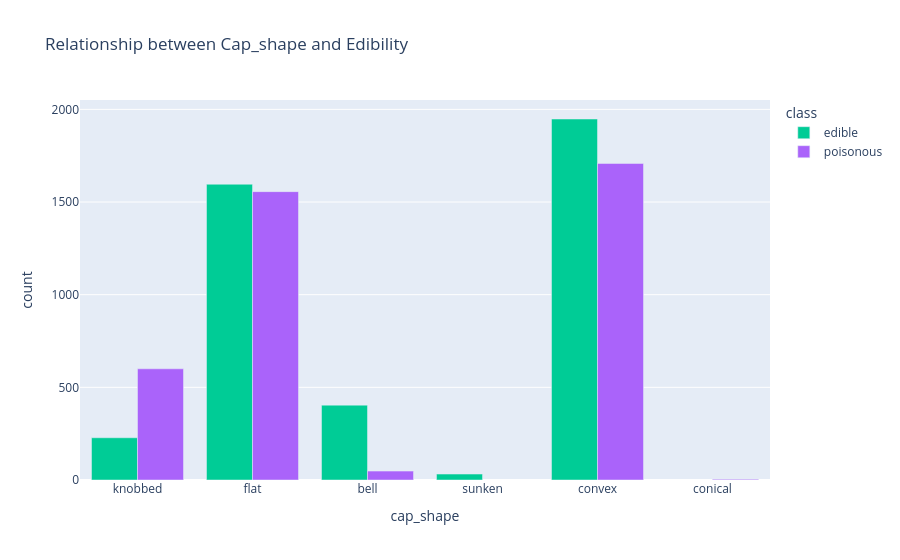
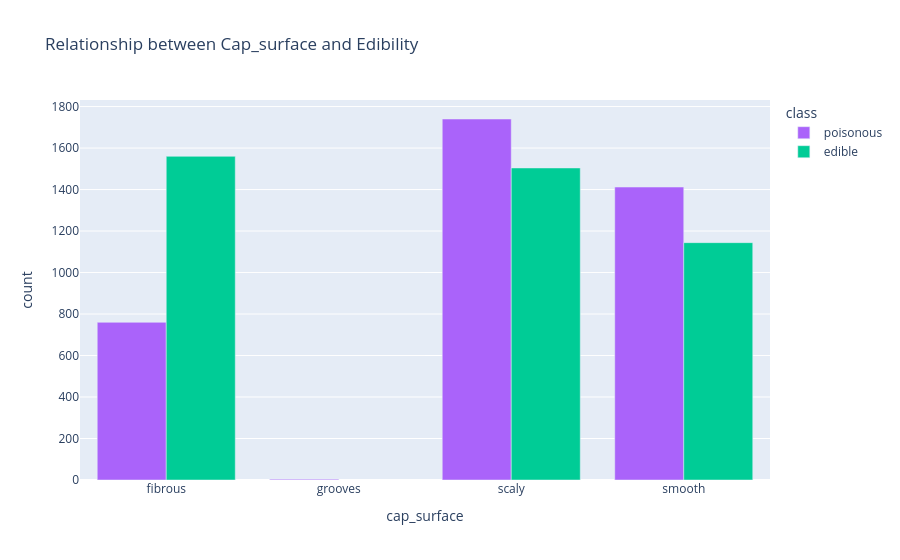
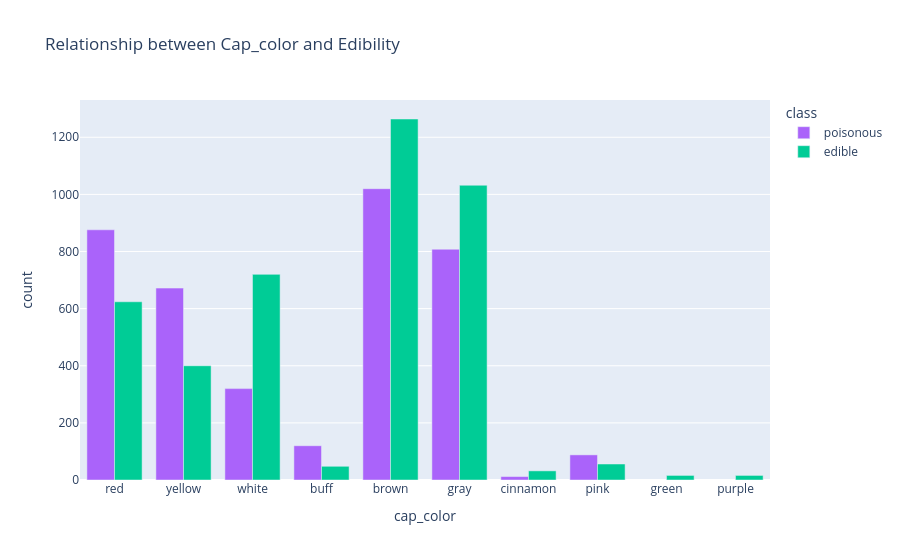
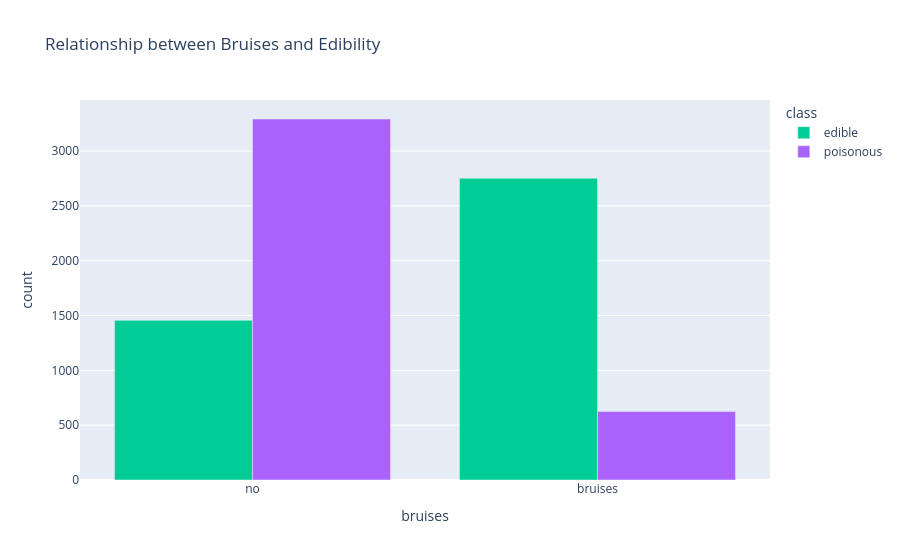

Source (notebook cell) for these figures, in order:
### Code cell
for feature in df.columns:
    if feature != 'class':
        odor_analysis = (
            df.group_by([feature, "class"])
            .agg(pl.len().alias("count"))
        )
        fig = px.bar(
            odor_analysis,
            x=feature,
            y="count",
            color="class",
            barmode="group",
            title=f"Relationship between {feature.capitalize()} and Edibility",
            color_discrete_map={'edible': '#00cc96', 'poisonous': '#aa63fa'})
        fig.show()

### Figure 1 — Plotly figure (JSON) as saved in the notebook; plotly's stock layout.template omitted (floating-point values rounded to 4 significant figures)
{"data": [{"alignmentgroup": "True", "hovertemplate": "class=edible<br>cap_shape=%{x}<br>count=%{y}<extra></extra>", "legendgroup": "edible", "marker": {"color": "#00cc96", "pattern": {"shape": ""}}, "name": "edible", "offsetgroup": "edible", "orientation": "v", "showlegend": true, "textposition": "auto", "type": "bar", "x": ["knobbed", "flat", "bell", "sunken", "convex"], "xaxis": "x", "y": [228, 1596, 404, 32, 1948], "yaxis": "y"}, {"alignmentgroup": "True", "hovertemplate": "class=poisonous<br>cap_shape=%{x}<br>count=%{y}<extra></extra>", "legendgroup": "poisonous", "marker": {"color": "#aa63fa", "pattern": {"shape": ""}}, "name": "poisonous", "offsetgroup": "poisonous", "orientation": "v", "showlegend": true, "textposition": "auto", "type": "bar", "x": ["flat", "conical", "convex", "knobbed", "bell"], "xaxis": "x", "y": [1556, 4, 1708, 600, 48], "yaxis": "y"}], "layout": {"barmode": "group", "legend": {"title": {"text": "class"}, "tracegroupgap": 0}, "title": {"text": "Relationship between Cap_shape and Edibility"}, "xaxis": {"anchor": "y", "domain": [0, 1], "title": {"text": "cap_shape"}}, "yaxis": {"anchor": "x", "domain": [0, 1], "title": {"text": "count"}}}}

### Figure 2 — Plotly figure (JSON) as saved in the notebook; plotly's stock layout.template omitted (floating-point values rounded to 4 significant figures)
{"data": [{"alignmentgroup": "True", "hovertemplate": "class=poisonous<br>cap_surface=%{x}<br>count=%{y}<extra></extra>", "legendgroup": "poisonous", "marker": {"color": "#aa63fa", "pattern": {"shape": ""}}, "name": "poisonous", "offsetgroup": "poisonous", "orientation": "v", "showlegend": true, "textposition": "auto", "type": "bar", "x": ["fibrous", "grooves", "scaly", "smooth"], "xaxis": "x", "y": [760, 4, 1740, 1412], "yaxis": "y"}, {"alignmentgroup": "True", "hovertemplate": "class=edible<br>cap_surface=%{x}<br>count=%{y}<extra></extra>", "legendgroup": "edible", "marker": {"color": "#00cc96", "pattern": {"shape": ""}}, "name": "edible", "offsetgroup": "edible", "orientation": "v", "showlegend": true, "textposition": "auto", "type": "bar", "x": ["fibrous", "smooth", "scaly"], "xaxis": "x", "y": [1560, 1144, 1504], "yaxis": "y"}], "layout": {"barmode": "group", "legend": {"title": {"text": "class"}, "tracegroupgap": 0}, "title": {"text": "Relationship between Cap_surface and Edibility"}, "xaxis": {"anchor": "y", "domain": [0, 1], "title": {"text": "cap_surface"}}, "yaxis": {"anchor": "x", "domain": [0, 1], "title": {"text": "count"}}}}

### Figure 3 — Plotly figure (JSON) as saved in the notebook; plotly's stock layout.template omitted (floating-point values rounded to 4 significant figures)
{"data": [{"alignmentgroup": "True", "hovertemplate": "class=poisonous<br>cap_color=%{x}<br>count=%{y}<extra></extra>", "legendgroup": "poisonous", "marker": {"color": "#aa63fa", "pattern": {"shape": ""}}, "name": "poisonous", "offsetgroup": "poisonous", "orientation": "v", "showlegend": true, "textposition": "auto", "type": "bar", "x": ["red", "yellow", "white", "buff", "brown", "gray", "cinnamon", "pink"], "xaxis": "x", "y": [876, 672, 320, 120, 1020, 808, 12, 88], "yaxis": "y"}, {"alignmentgroup": "True", "hovertemplate": "class=edible<br>cap_color=%{x}<br>count=%{y}<extra></extra>", "legendgroup": "edible", "marker": {"color": "#00cc96", "pattern": {"shape": ""}}, "name": "edible", "offsetgroup": "edible", "orientation": "v", "showlegend": true, "textposition": "auto", "type": "bar", "x": ["brown", "cinnamon", "red", "pink", "yellow", "gray", "buff", "green", "white", "purple"], "xaxis": "x", "y": [1264, 32, 624, 56, 400, 1032, 48, 16, 720, 16], "yaxis": "y"}], "layout": {"barmode": "group", "legend": {"title": {"text": "class"}, "tracegroupgap": 0}, "title": {"text": "Relationship between Cap_color and Edibility"}, "xaxis": {"anchor": "y", "domain": [0, 1], "title": {"text": "cap_color"}}, "yaxis": {"anchor": "x", "domain": [0, 1], "title": {"text": "count"}}}}

### Figure 4 — Plotly figure (JSON) as saved in the notebook; plotly's stock layout.template omitted (floating-point values rounded to 4 significant figures)
{"data": [{"alignmentgroup": "True", "hovertemplate": "class=edible<br>bruises=%{x}<br>count=%{y}<extra></extra>", "legendgroup": "edible", "marker": {"color": "#00cc96", "pattern": {"shape": ""}}, "name": "edible", "offsetgroup": "edible", "orientation": "v", "showlegend": true, "textposition": "auto", "type": "bar", "x": ["no", "bruises"], "xaxis": "x", "y": [1456, 2752], "yaxis": "y"}, {"alignmentgroup": "True", "hovertemplate": "class=poisonous<br>bruises=%{x}<br>count=%{y}<extra></extra>", "legendgroup": "poisonous", "marker": {"color": "#aa63fa", "pattern": {"shape": ""}}, "name": "poisonous", "offsetgroup": "poisonous", "orientation": "v", "showlegend": true, "textposition": "auto", "type": "bar", "x": ["bruises", "no"], "xaxis": "x", "y": [624, 3292], "yaxis": "y"}], "layout": {"barmode": "group", "legend": {"title": {"text": "class"}, "tracegroupgap": 0}, "title": {"text": "Relationship between Bruises and Edibility"}, "xaxis": {"anchor": "y", "domain": [0, 1], "title": {"text": "bruises"}}, "yaxis": {"anchor": "x", "domain": [0, 1], "title": {"text": "count"}}}}
